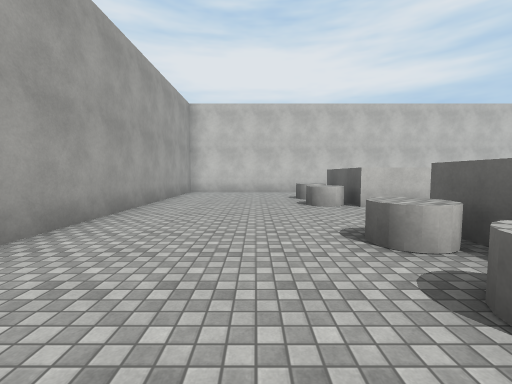
[1] (above)

14 first-person views from a walk through a 3-D level made in the Unity game engine. The camera is 1.5 m above the floor, tilts 4° down and sees 90° across. The floor is counted in squares, 1.8 m on a side. Each view is taken from the middle of a square. On the plan, view 1 faces up. The plan holds only what a view shows up to about 10 squares ahead; the rest is blank. The place goes on beyond the plan. The player is left out. Surface patterns are stand-ins for the level's own textures.

[2]
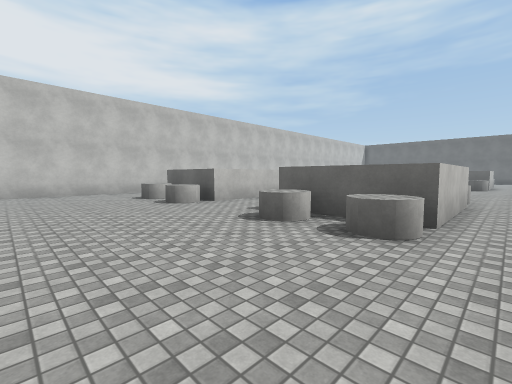

[3]
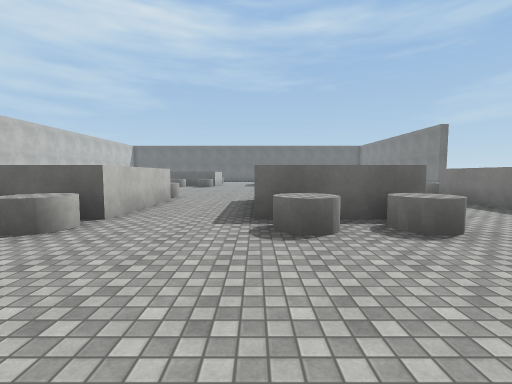

[4]
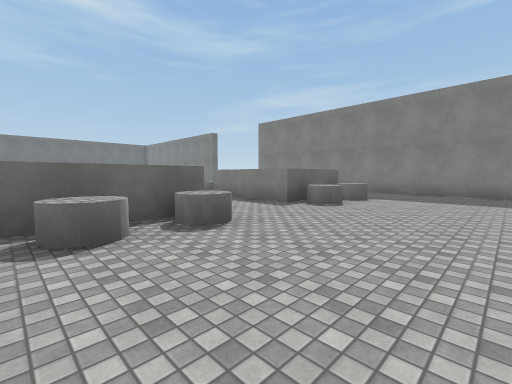

[5]
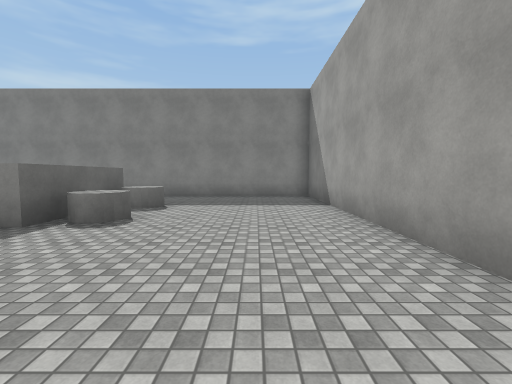

[6]
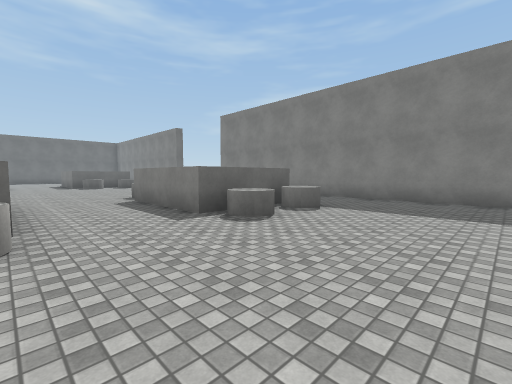

[7]
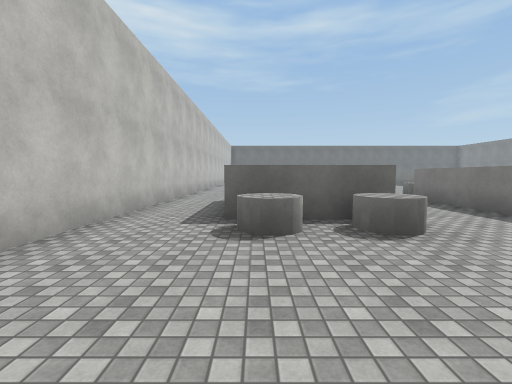

[8]
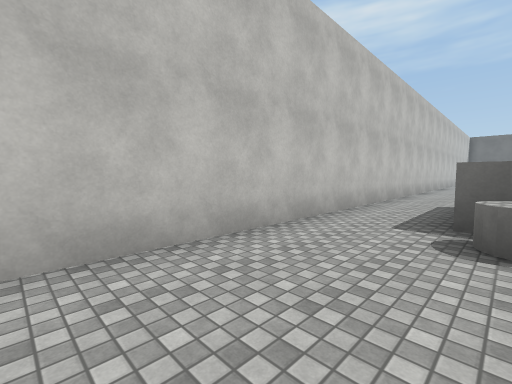

[9]
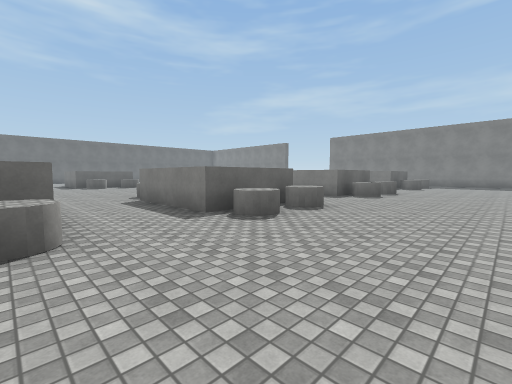

[10]
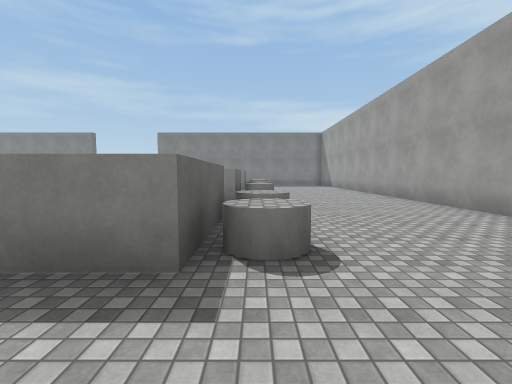

[11]
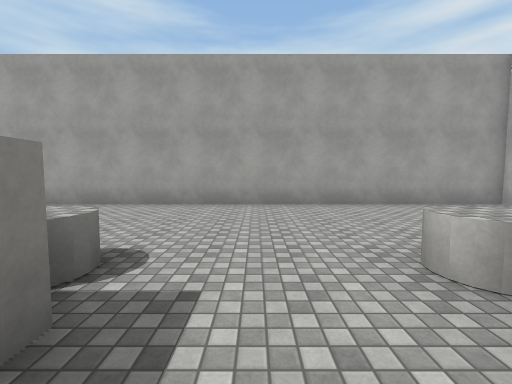

[12]
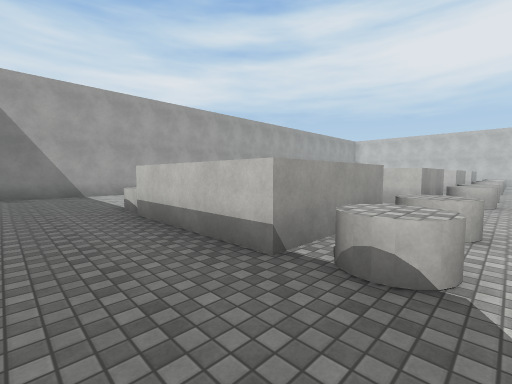

[13]
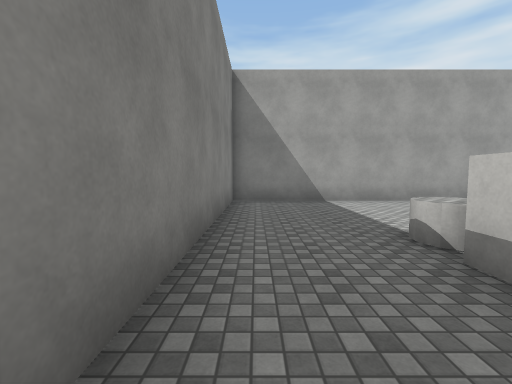

[14]
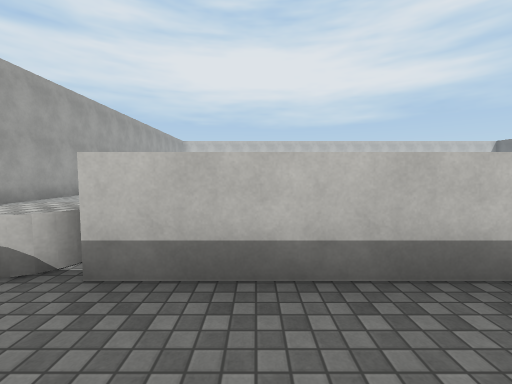

### Floor plan
Points are (right, up) in squares from view 1. A wall is a line through its corners. A room is listed if a view was taken in it or the views show most of it. See-through windows are left out.
Room 1 (views 1, 2, 3, 4, 5, 6, 7, 8, 9, 10, 11, 13, 14)
walls: (2.6, -5.1) (2.6, -2) (3.2, -2); (6.4, 0.8) (2.6, 0.8) (2.6, 3.9) (6.4, 3.9); (6.3, -5.1) (5.2, -5.1); (5.8, 6.5) (2.6, 6.5) (2.6, 9.6); (6.3, -11.1) (2.6, -11.1) (2.6, -8) (6.3, -8); (7.5, 11.8) (-3, 11.8) (-3, -13.7) (4.4, -13.7)
ways out: opening at (6, -12.5) to room 2; opening at (6, -6.5) to room 2; opening at (6, -0.5) to room 2; opening at (6, 5.5) to room 2; opening at (6.5, 10.5) to room 2
objects: other object (2, -11) to (2, -10); other object (2, -9); other object (2, -5) to (2, -4); other object (2, -3); other object (2, 1); other object (2, 3); other object (2, 7); other object (2, 9)
Room 2 (view 12)
walls: (6.3, -1.9) (6.3, -5.1); (6.3, -8) (6.3, -11.1); (9.5, 11.8) (7.5, 11.8)
ways out: opening at (6, -12.5) to room 1; opening at (6, -6.5) to room 1; opening at (6, -0.5) to room 1; opening at (6, 5.5) to room 1; opening at (6.5, 10.5) to room 1
objects: other object (7, -11) to (7, -10); other object (7, -9); other object (7, -5) to (7, -4); other object (7, -3); other object (7, 1); other object (7, 3)

Positions as (right, up) in squares from view 1, and headings:
1: (0, 0), facing up
2: (-2, 0), facing up-right
3: (-2, -2), facing right
4: (-2, -2), facing down-right
5: (-1, -4), facing down
6: (-2, -5), facing down-right
7: (-2, 9), facing right
8: (-2, 9), facing up-right
9: (-2, 7), facing down-right
10: (2, 6), facing down
11: (4, 5), facing left
12: (8, -13), facing up-left
13: (5, -13), facing left
14: (4, -13), facing up
